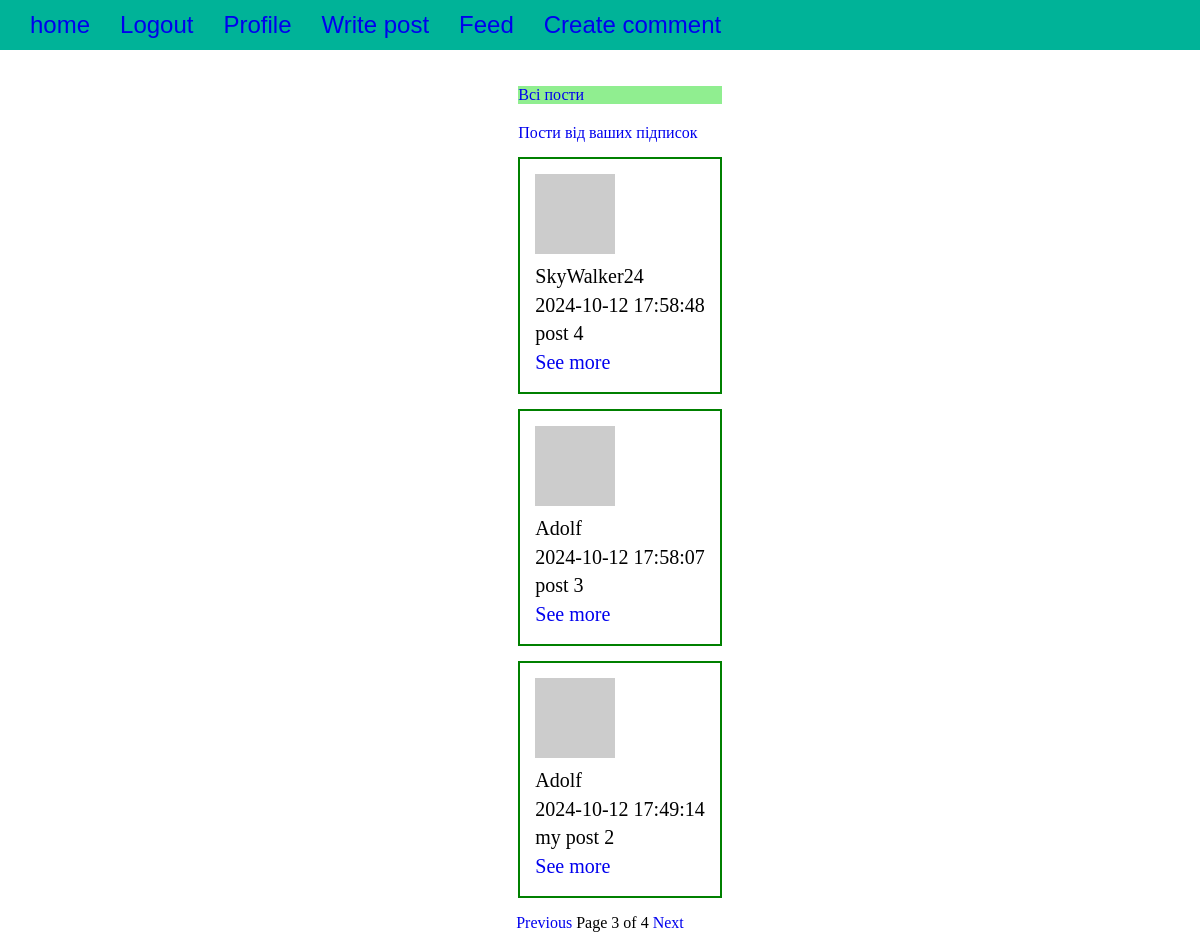
Page /posts?page=3 (signed in) on the committed database.
### main.py (models this page shows, shortened)
class Post(db.Model):
    __tablename__ = 'posts'
    id = db.Column(db.Integer, primary_key=True)
    body = db.Column(db.Text)
    timestamp = db.Column(db.DateTime, index=True, default=datetime.now)
    author_id = db.Column(db.Integer, db.ForeignKey('users.id'))

class User(UserMixin, db.Model):
    __tablename__ = 'users'
    id = db.Column(db.Integer, primary_key=True)
    email = db.Column(db.String(64), unique=True, index=True)
    name = db.Column(db.String(64), unique=True, nullable=False)
    location = db.Column(db.String(64))
    about_me = db.Column(db.Text)
    member_since = db.Column(db.DateTime(), default=datetime.now)
    last_seen = db.Column(db.DateTime(), default=datetime.now)
    password_hash = db.Column(db.String(128))
    confirmed = db.Column(db.Boolean, default=False)
    avatar_hash = db.Column(db.String(32))
    followed = db.relationship('Follow', foreign_keys=[Follow.follower_id], backref=db.backref('follower', lazy='joined'),
                               lazy='dynamic', cascade='all, delete-orphan')
    follower = db.relationship('Follow', foreign_keys=[Follow.followed_id], backref=db.backref('followed', lazy='joined'),
                               lazy='dynamic', cascade='all, delete-orphan')
    posts = db.relationship('Post', backref='author', lazy='dynamic')
    comments = db.relationship('Comment', backref='user', lazy='dynamic')
    role_id = db.Column(db.Integer, db.ForeignKey('roles.id'))
    @property
    def password(self):
        raise AttributeError('password is not a readable attribute')
    def gravatar_hash(self):
        return hashlib.md5(self.email.lower().encode('utf-8')).hexdigest()
    def gravatar(self, size=100, default='identicon', rating='g'):
        if request.is_secure:
            url = 'https://secure.gravatar.com/avatar'
        else:
            url = 'http://www.gravatar.com/avatar'
        hash = self.avatar_hash or self.gravatar_hash()
        return f'{url}/{hash}?s={size}&d={default}&r={rating}'

### main.py (the view)
@app.route('/posts', methods=['GET', 'POST'])
@login_required
def posts():
    page = request.args.get('page', 1, type=int)
    show_followed = request.cookies.get('show_followed', '')
    if show_followed:
        pagination = Post.query.join(Follow, Follow.followed_id == Post.author_id)\
            .filter(Follow.follower_id == current_user.id)\
            .order_by(Post.timestamp.desc())\
            .paginate(page=page, per_page=3, error_out=False)
    else:
        pagination = Post.query.order_by(Post.timestamp.desc()).paginate(
            page=page, per_page=3, error_out=False
        )
    posts = pagination.items
    return render_template('posts.html', posts=posts, pagination=pagination)

### main.py (called while the page is built)
@login_manager.user_loader
def load_user(user_id):
    return User.query.get(int(user_id))

### templates/posts.html (shortened to what this page needs)
{% extends "home.html" %}
{% block post %}
<ul class="posts">
    <div class="filter-options">
        <a href="{{ url_for('show_all') }}" class="{{ 'btn-primary' if not request.cookies.get('show_followed') else 'btn-secondary' }}">
          Всі пости
        </a>
        <a href="{{ url_for('show_followed') }}" class="{{ 'btn-primary' if request.cookies.get('show_followed') else 'btn-secondary' }}">
          Пости від ваших підписок
        </a>
      </div>
    {% for post in posts %}
    <li class="post">
        <div class="profile-thumbnail">
            <a href="{{ url_for('.user', username=post.author.name) }}">
                <img class="img-rounded profile-thumbnail"
                     src="{{ post.author.gravatar(size=60) }}">
            </a>
            <div>{{ post.author.name }}</div>
        </div>
        <div class="post-date">
            {{ post.timestamp.strftime('%Y-%m-%d %H:%M:%S') }}
        </div>
        <div class="post-body">{{ post.body }}</div>
        <div><a href="{{ url_for('post', id=post.id) }}" class="see_more">See more</a></div>
    </li>
    {% else %}
    <li>No posts available.</li>
    {% endfor %}
</ul>
<div class="pagination">
    {% if pagination.has_prev %}
        <a href="{{ url_for('posts', page=pagination.prev_num) }}">Previous</a>
    {% endif %}
    <span>Page {{ pagination.page }} of {{ pagination.pages }}</span>
    {% if pagination.has_next %}
        <a href="{{ url_for('posts', page=pagination.next_num) }}">Next</a>
    {% endif %}
</div>
{% endblock %}

### static/main.css (style rules this page uses)
body { margin: 0; margin: 0; display: flex; flex-direction: column; align-items: center; }
ul { list-style: none; }
.header_list, li { padding: 15px; }
header, li, a { text-decoration: none; }
.post { font-size: 20px; line-height: 1.8rem; border: 2px solid green; margin-top: 15px; }
.post a { width: 100%; }
.btn-primary { background-color: lightgreen; margin-bottom: 20px; margin-top: 20px; }
.filter-options { display: flex; flex-direction: column; }

### rows in the picture
Post: author.name "SkyWalker24", timestamp "2024-10-12 17:58:48", body "post 4"
Post: author.name "Adolf", timestamp "2024-10-12 17:58:07", body "post 3"
Post: author.name "Adolf", timestamp "2024-10-12 17:49:14", body "my post 2"

### other values in the picture
{{ pagination.page }} "3"
{{ pagination.pages }} "4"
